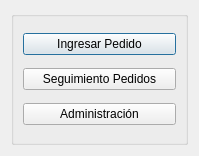
<?xml version="1.0" encoding="UTF-8"?>
<ui version="4.0">
 <class>SecDialog</class>
 <widget class="QDialog" name="SecDialog">
  <property name="geometry">
   <rect>
    <x>0</x>
    <y>0</y>
    <width>199</width>
    <height>156</height>
   </rect>
  </property>
  <property name="windowTitle">
   <string>Flipigas</string>
  </property>
  <layout class="QVBoxLayout" name="verticalLayout_3">
   <item>
    <widget class="QGroupBox" name="groupBox">
     <property name="title">
      <string/>
     </property>
     <layout class="QVBoxLayout" name="verticalLayout_5">
      <item>
       <layout class="QVBoxLayout" name="verticalLayout">
        <item>
         <widget class="QPushButton" name="goto_request">
          <property name="text">
           <string>Ingresar Pedido</string>
          </property>
         </widget>
        </item>
       </layout>
      </item>
      <item>
       <layout class="QVBoxLayout" name="verticalLayout_2">
        <item>
         <widget class="QPushButton" name="goto_tracking">
          <property name="text">
           <string>Seguimiento Pedidos</string>
          </property>
         </widget>
        </item>
       </layout>
      </item>
      <item>
       <layout class="QVBoxLayout" name="verticalLayout_4">
        <item>
         <widget class="QPushButton" name="goto_inventory">
          <property name="text">
           <string>Administración</string>
          </property>
         </widget>
        </item>
       </layout>
      </item>
     </layout>
    </widget>
   </item>
  </layout>
 </widget>
 <resources/>
 <connections/>
</ui>
